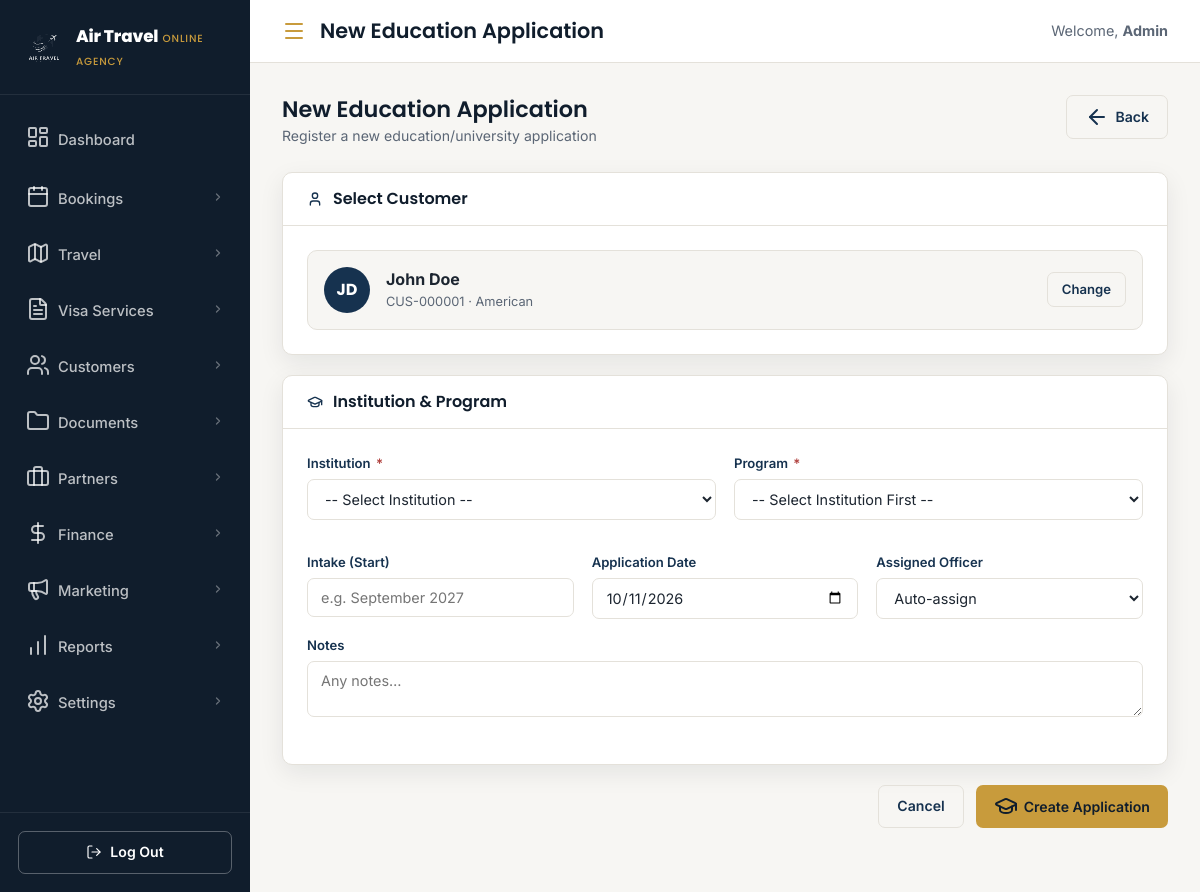
The page /education-create.php?customer_id=1 (signed in) on the database its author committed.
### tables this page shows
CREATE TABLE customers (
    id                   INT UNSIGNED AUTO_INCREMENT PRIMARY KEY,
    customer_code        VARCHAR(20)  NOT NULL UNIQUE COMMENT 'e.g. CUS-000001',
    first_name           VARCHAR(80)  NOT NULL,
    last_name            VARCHAR(80)  NOT NULL,
    email                VARCHAR(180) NOT NULL UNIQUE,
    phone                VARCHAR(30),
    date_of_birth        DATE,
    nationality          VARCHAR(80),
    national_id          VARCHAR(60),
    passport_number      VARCHAR(40),
    passport_issue_date  DATE,
    passport_expiry_date DATE,
    gender               ENUM('male','female','other','prefer_not_to_say'),
    marital_status       ENUM('single','married','divorced','widowed'),
    occupation           VARCHAR(120),
    employer             VARCHAR(160),
    address_line1        VARCHAR(200),
    address_line2        VARCHAR(200),
    city                 VARCHAR(80),
    state                VARCHAR(80),
    postal_code          VARCHAR(20),
    country              VARCHAR(80),
    emergency_contact_name  VARCHAR(120),
    emergency_contact_phone VARCHAR(30),
    notes                TEXT,
    assigned_agent_id    INT UNSIGNED,
    status               ENUM('active','inactive','blacklisted') DEFAULT 'active',
    created_at           TIMESTAMP DEFAULT CURRENT_TIMESTAMP,
    updated_at           TIMESTAMP DEFAULT CURRENT_TIMESTAMP ON UPDATE CURRENT_TIMESTAMP,

    INDEX idx_customers_email    (email),
    INDEX idx_customers_passport (passport_number),
    INDEX idx_customers_code     (customer_code),
    INDEX idx_customers_agent    (assigned_agent_id),
    CONSTRAINT fk_customers_agent FOREIGN KEY (assigned_agent_id) REFERENCES users (id) ON DELETE SET NULL
);

### config/db.php (called while the page is built, shortened)
<?php
function getDB(): PDO {
    static $pdo = null;
    if ($pdo === null) {
        $dsn = sprintf(
            'mysql:host=%s;port=%s;dbname=%s;charset=%s',
            DB_HOST, DB_PORT, DB_NAME, DB_CHARSET
        );
        try {
            $pdo = new PDO($dsn, DB_USER, DB_PASS, [
                PDO::ATTR_ERRMODE            => PDO::ERRMODE_EXCEPTION,
                PDO::ATTR_DEFAULT_FETCH_MODE => PDO::FETCH_ASSOC,
                PDO::ATTR_EMULATE_PREPARES   => false,
            ]);
        } catch (PDOException $e) {
            http_response_code(500);
            exit('<div style="font-family:sans-serif;padding:40px;color:#7f1d1d;background:#fef2f2;border:1px solid #fca5a5;border-radius:8px;max-width:520px;margin:60px auto;">
                <strong>Database connection failed.</strong><br>
                Please check your database settings in <code>config/db.php</code>.<br><br>
                <em>Error: ' . htmlspecialchars($e->getMessage()) . '</em>
            </div>');
        }
    }
    return $pdo;
}
function db_row(string $sql, array $params = []): ?array {
    $stmt = getDB()->prepare($sql);
    $stmt->execute($params);
    $row = $stmt->fetch();
    return $row ?: null;
}

### education-create.php (the view, shortened to what this page needs)
<?php
require_once __DIR__ . '/config/db.php';
$preCustomerId = (int)($_GET['customer_id'] ?? 0);
$customer = $preCustomerId ? db_row("SELECT id, customer_code, first_name, last_name, email, nationality FROM customers WHERE id=?", [$preCustomerId]) : null;
include 'includes/header.php';
?>
<div class="page-header">
    <div class="page-header-left">
        <h2>New Education Application</h2>
        <p>Register a new education/university application</p>
    </div>
    <div class="page-header-actions">
        <a href="visa-education.php" class="btn btn-ghost"><i data-lucide="arrow-left"></i> Back</a>
    </div>
</div>
<form method="POST" action="education-create.php<?= $preCustomerId?"?customer_id=$preCustomerId":'' ?>" id="edu-form">
<div class="form-card">
    <div class="form-card-head">
        <i data-lucide="user" style="width:16px;height:16px;color:var(--navy-800);"></i>
        <h3>Select Customer</h3>
    </div>
    <div class="form-card-body">
        <?php if ($customer): ?>
        <div style="display:flex;align-items:center;gap:16px;padding:16px;background:#f7f6f3;border-radius:var(--radius);border:1px solid var(--border);">
            <div class="cus-avatar" style="background:var(--navy-800);width:46px;height:46px;font-size:1rem;">
                <?= strtoupper(substr($customer['first_name'],0,1).substr($customer['last_name'],0,1)) ?>
            </div>
            <div>
                <div style="font-weight:700;"><?= htmlspecialchars($customer['first_name'].' '.$customer['last_name']) ?></div>
                <div style="font-size:0.8rem;color:var(--ink-soft);"><?= htmlspecialchars($customer['customer_code']) ?> · <?= htmlspecialchars($customer['nationality'] ?? '') ?></div>
            </div>
            <a href="education-create.php" class="btn btn-ghost btn-sm" style="margin-left:auto;">Change</a>
        </div>
        <?php endif; ?>
    </div>
</div>
<div class="form-card">
    <div class="form-card-head">
        <i data-lucide="graduation-cap" style="width:16px;height:16px;color:var(--navy-800);"></i>
        <h3>Institution & Program</h3>
    </div>
    <div class="form-card-body">
        <div class="form-grid-2">
            <div class="field-block">
                <label>Institution <span class="req">*</span></label>
                <select name="institution_id" id="institution-select" class="form-input" required onchange="loadPrograms()">
                    <option value="">-- Select Institution --</option>
                </select>
            </div>
            <div class="field-block">
                <label>Program <span class="req">*</span></label>
                <select name="program_id" id="program-select" class="form-input" required>
                    <option value="">-- Select Institution First --</option>
                </select>
            </div>
        </div>
        <div class="form-grid-3" style="margin-top:16px;">
            <div class="field-block">
                <label>Intake (Start)</label>
                <input type="text" name="intake" class="form-input" value="<?= htmlspecialchars($_POST['intake'] ?? '') ?>" placeholder="e.g. September 2027">
            </div>
            <div class="field-block">
                <label>Application Date</label>
                <input type="date" name="application_date" class="form-input" value="<?= htmlspecialchars($_POST['application_date'] ?? date('Y-m-d')) ?>">
            </div>
            <div class="field-block">
                <label>Assigned Officer</label>
                <select name="assigned_officer_id" class="form-input">
                    <option value="">Auto-assign</option>
                </select>
            </div>
        </div>
        <div class="field-block">
            <label>Notes</label>
            <textarea name="notes" class="form-input" rows="2" placeholder="Any notes…"><?= htmlspecialchars($_POST['notes'] ?? '') ?></textarea>
        </div>
    </div>
</div>
<div style="display:flex;gap:12px;justify-content:flex-end;margin-bottom:32px;">
    <a href="visa-education.php" class="btn btn-ghost">Cancel</a>
    <button type="submit" class="btn btn-primary"><i data-lucide="graduation-cap"></i> Create Application</button>
</div>
</form>
<?php include 'includes/footer.php'; ?>

### assets/css/style.css (style rules this page uses)
:root { --navy-900: #101d2c; --navy-800: #16324f; --navy-700: #1f4468; --slate-600: #4c637a; --gold-500: #c89b3c; --gold-600: #a97f28; --bg: #f7f6f3; --card: #ffffff; --ink: #1c2530; --ink-soft: #5b6675; --border: #e4e1da; --success: #3f7a5c; --danger: #b0413e; --radius: 10px; --shadow: 0 8px 24px rgba(16, 29, 44, 0.08); --shadow-lg: 0 16px 40px rgba(16, 29, 44, 0.14); }
* { box-sizing: border-box; margin: 0; padding: 0; }
html { scroll-behavior: smooth; }
body { font-family: 'Inter', -apple-system, BlinkMacSystemFont, sans-serif; background: var(--bg); color: var(--ink); line-height: 1.6; -webkit-font-smoothing: antialiased; }
h1, h2, h3, h4 { font-family: 'Poppins', 'Inter', sans-serif; color: var(--navy-900); line-height: 1.25; font-weight: 600; }
.btn { display: inline-flex; align-items: center; justify-content: center; gap: 8px; padding: 13px 26px; border-radius: 6px; font-weight: 600; font-size: 0.95rem; border: 1px solid transparent; cursor: pointer; transition: transform 0.25s ease, box-shadow 0.25s ease, background 0.25s ease, color 0.25s ease, border-color 0.25s ease, padding 0.25s ease; }
.btn-primary { background: var(--gold-500); color: var(--navy-900); }
.btn-sm { padding: 8px 16px; font-size: 0.82rem; border-radius: 5px; }
.btn-ghost { background: #fff; border-color: var(--border); color: var(--navy-800); }
.field-block { margin-bottom: 16px; }
html, body { overflow-x: hidden; max-width: 100vw; }

### assets/css/admin.css (style rules this page uses)
.form-grid-2 { display: grid; grid-template-columns: 1fr 1fr; gap: 18px; }
.btn { display: inline-flex; align-items: center; gap: 6px; padding: 9px 18px; border-radius: 7px; font-size: 0.88rem; font-weight: 600; cursor: pointer; border: none; transition: all 0.15s; font-family: inherit; text-decoration: none; }
.btn-primary { background: var(--gold-500); color: var(--navy-900); }
.btn-ghost { background: transparent; color: var(--navy-800); border: 1px solid var(--border); }
.btn-sm { padding: 6px 14px; font-size: 0.82rem; }
.page-header { display: flex; align-items: flex-start; justify-content: space-between; flex-wrap: wrap; gap: 14px; margin-bottom: 24px; }
.page-header-left h2 { font-size: 1.4rem; margin-bottom: 2px; }
.page-header-left p { font-size: 0.88rem; color: var(--ink-soft); }
.page-header-actions { display: flex; gap: 10px; flex-wrap: wrap; }
.cus-avatar { width: 40px; height: 40px; border-radius: 50%; display: inline-flex; align-items: center; justify-content: center; font-size: 0.85rem; font-weight: 700; color: #fff; flex-shrink: 0; font-family: 'Poppins', sans-serif; }
.form-card { background: #fff; border: 1px solid var(--border); border-radius: var(--radius); box-shadow: var(--shadow); margin-bottom: 20px; }
.form-card-head { padding: 16px 24px; border-bottom: 1px solid var(--border); display: flex; align-items: center; gap: 10px; }
.form-card-head h3 { font-size: 1rem; }
.form-card-body { padding: 24px; }
.form-grid-3 { display: grid; grid-template-columns: 1fr 1fr 1fr; gap: 18px; }
.field-block { margin-bottom: 16px; }
.field-block label { display: block; font-size: 0.82rem; font-weight: 600; color: var(--navy-800); margin-bottom: 5px; }
.field-block label .req { color: var(--danger); margin-left: 2px; }
.form-input { width: 100%; padding: 10px 13px; border: 1px solid var(--border); border-radius: 7px; font-size: 0.9rem; font-family: inherit; color: var(--ink); background: #fff; transition: border-color 0.2s, box-shadow 0.2s; }

### rows shown on the page
customers: first_name+last_name "JD", first_name+last_name "John Doe", customer_code "CUS-000001", nationality "American"

### other values the page prints
$pageTitle "New Education Application"
